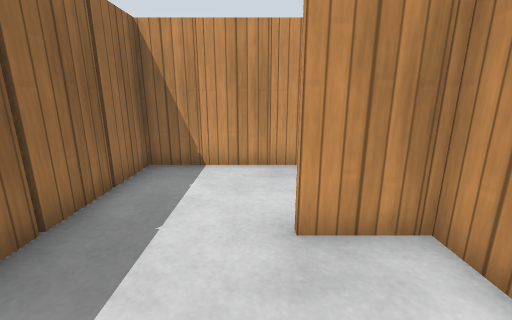
[1] (above)

24 first-person views from a walk through a world built for the Gazebo simulator. The camera is 1 m above the floor, tilts 14° down and sees 90° across. The floor is counted in squares, 0.5 m on a side. Each view is taken from the middle of a square. On the plan, view 1 faces up. The plan holds only what a view shows up to about 16 squares ahead; the rest is blank. Simple patterns stand in for the simulator's built-in surfaces.

[2]
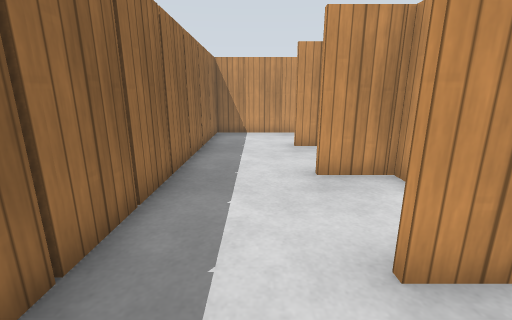

[3]
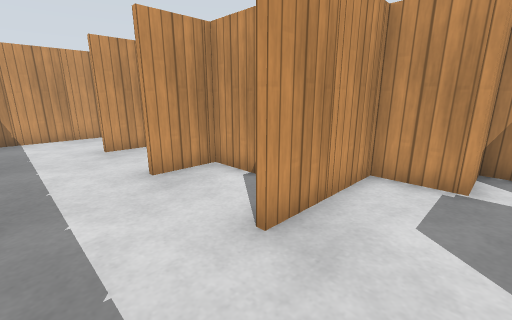

[4]
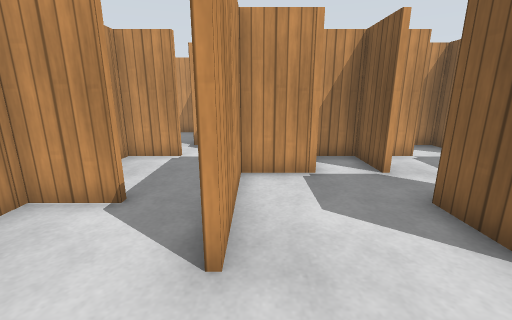

[5]
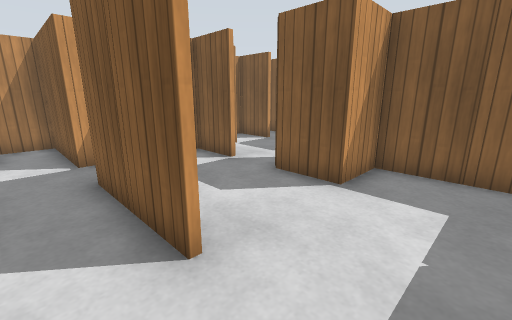

[6]
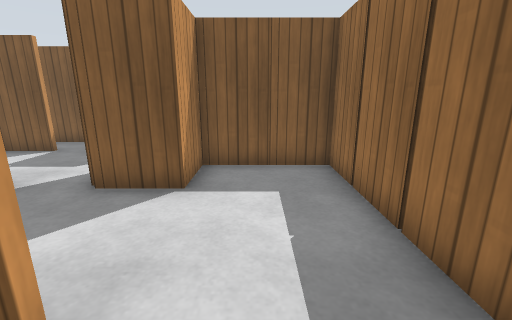

[7]
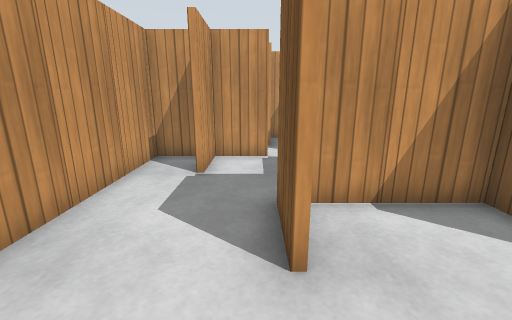

[8]
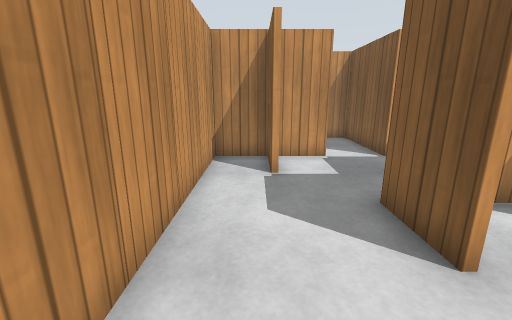

[9]
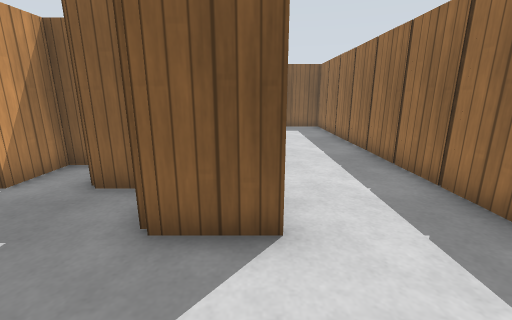

[10]
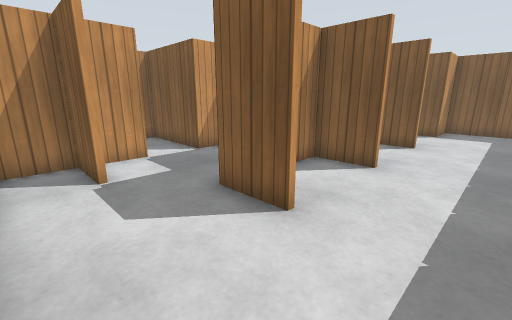

[11]
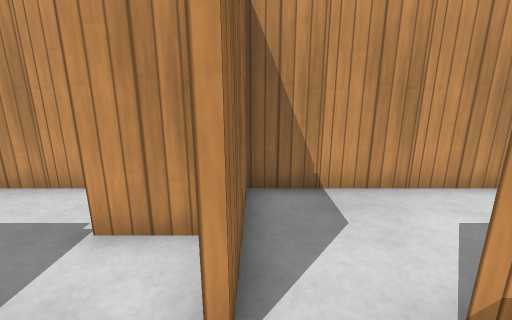

[12]
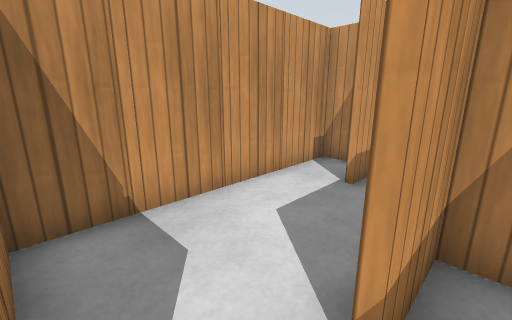

[13]
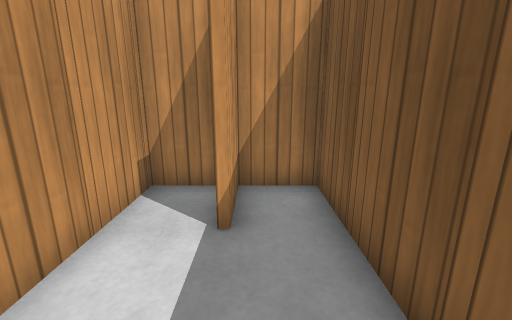

[14]
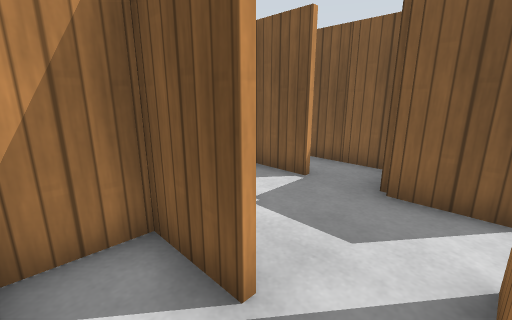

[15]
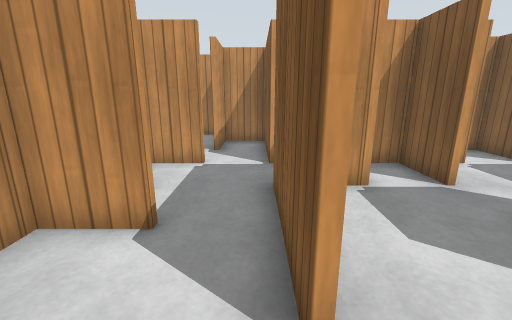

[16]
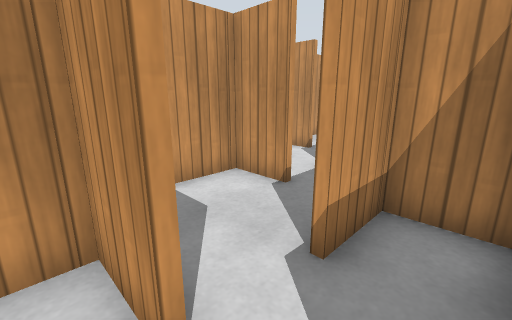

[17]
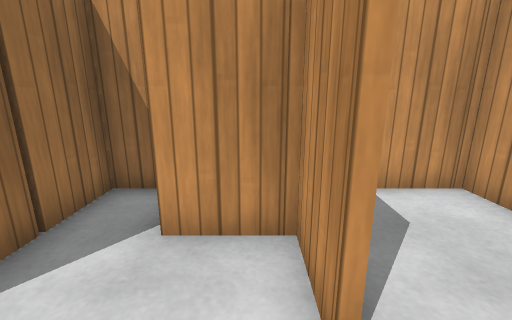

[18]
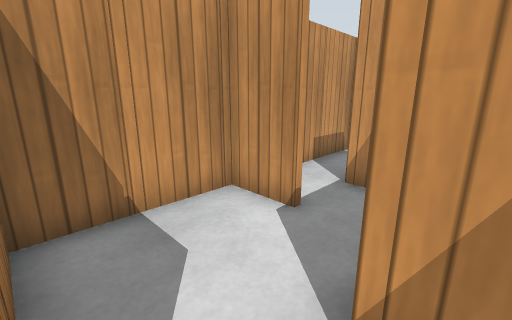

[19]
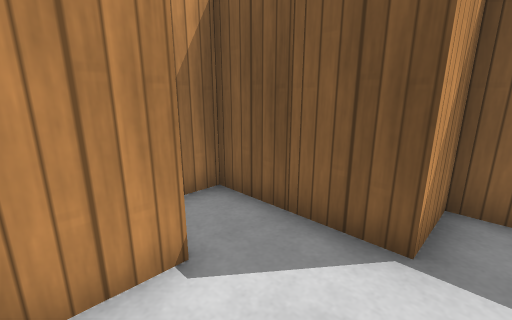

[20]
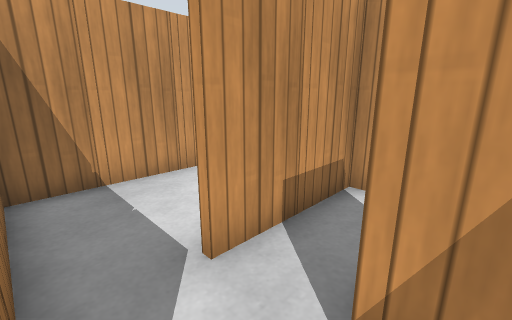

[21]
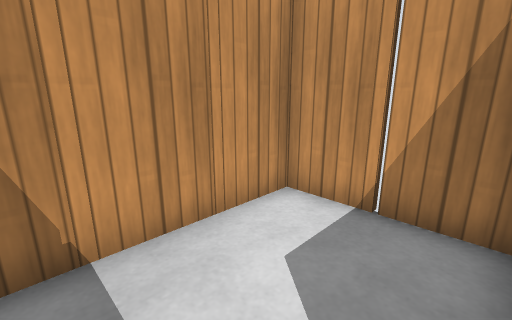

[22]
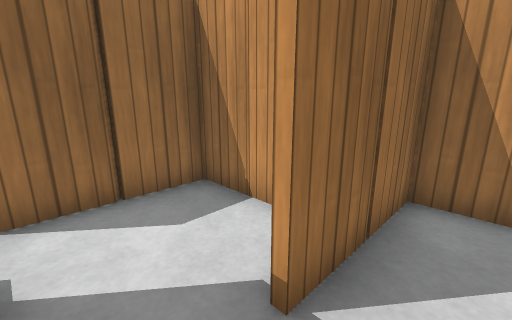

[23]
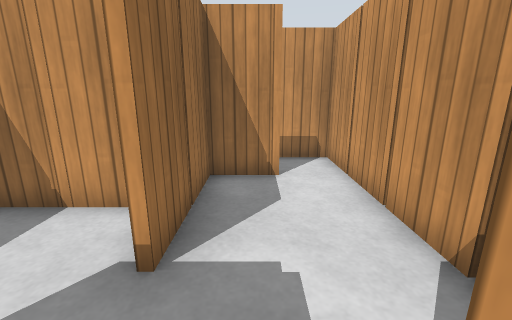

[24]
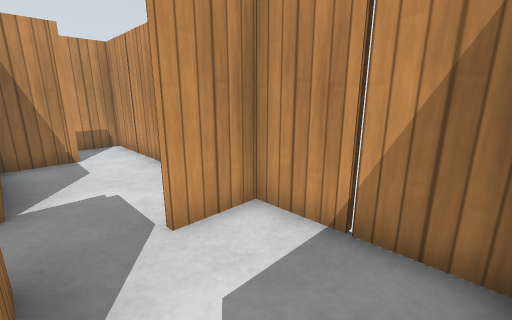

### Floor plan
Key: @ floor where view 1 was taken; # wall or solid block; . floor; P wooden post; O other object.
Columns run from 3 left of view 1 to 21 right of it. Each row starts with its distance up from view 1.
  8 ##P#P#P#P###P#P#P###P#P##
  7 #........P#......P#.....#
  6 P.......##P.....##O....P#
  5 #........P#......P#.....#
  4 P...##P...#.##P#P#P.##P##
  3 #.....#.......#..P#.....
  2 P.....##P..#P#P...#....P#
  1 #.....#.#.#P.P#.....#P..#
  0 P..@##P.##P...#.. P#P..P#
 -1 #....P#..P#.....#P.P#...#
 -2 P.....#...#.##P#P...#..P#
 -3 #.............#P#.......
 -4 P...##P#P..#P#P #..  .##
 -5 #.......#.#P O      #...
 -6 P.......##          #..P#
 -7 #........O#          ...#
 -8 P....#P.##P         .   #
 -9 #...#P#..P
-10 ##P#P #...#
-11 #  P# ......
-12       ##P.##P
-13         #..P
-14         #...
-15         #P#

Where each view was taken, in squares from view 1:
view 1: 0 up, 0 right, facing up
view 2: 7 down, 1 left, facing up
view 3: 7 down, 2 left, facing up-right
view 4: 5 down, 2 left, facing right
view 5: 3 down, 2 left, facing down-right
view 6: 3 down, 1 left, facing down
view 7: 4 up, 2 left, facing right
view 8: 6 up, 2 left, facing right
view 9: 7 up, 1 right, facing down
view 10: 7 up, 2 left, facing down-right
view 11: 2 up, 7 right, facing up
view 12: 3 up, 7 right, facing up-right
view 13: 5 up, 9 right, facing right
view 14: 7 down, 3 right, facing down-right
view 15: 4 down, 1 left, facing right
view 16: 4 down, 6 right, facing up-right
view 17: 4 down, 6 right, facing up
view 18: 1 down, 11 right, facing up-right
view 19: 3 up, 12 right, facing down-right
view 20: 1 up, 15 right, facing up-right
view 21: 4 up, 16 right, facing up-right
view 22: 4 down, 18 right, facing up-left
view 23: 5 down, 18 right, facing up
view 24: 8 down, 17 right, facing up-right
